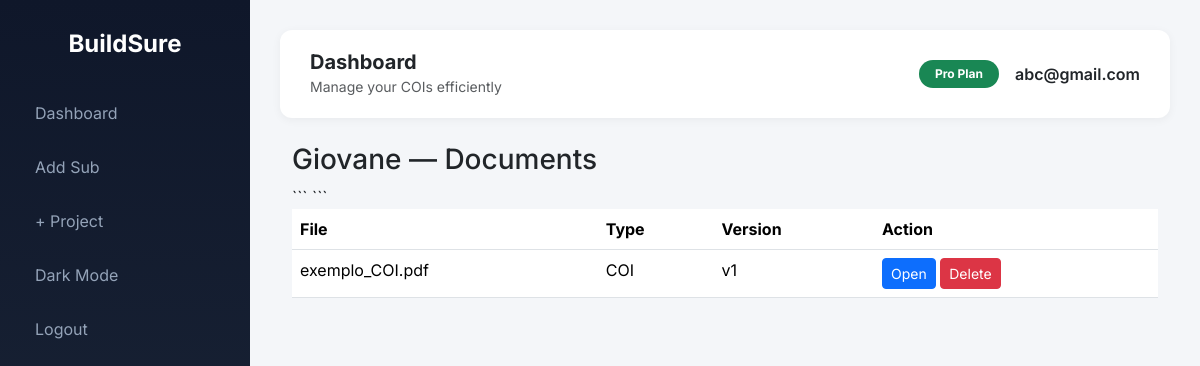
The page /sub/1/documents (signed in) on the database its author committed.
### main.py (models this page shows, shortened)
class User(UserMixin, db.Model):
    __tablename__ = "user"
    id = db.Column(db.Integer, primary_key=True)
    email = db.Column(
        db.String(120),
        unique=True,
        index=True,
        nullable=False
    )
    password_hash = db.Column(db.String(200), nullable=False)
    paid = db.Column(db.Boolean, default=False)
    timezone = db.Column(db.String(50), default="US/Eastern")
    created_at = db.Column(
        db.DateTime,
        default=datetime.utcnow
    )
    projects = db.relationship(
        "Project",
        backref="owner",
        lazy=True,
        cascade="all, delete-orphan"
    )
    subs = db.relationship(
        "Subcontractor",
        backref="owner",
        lazy=True,
        cascade="all, delete-orphan"
    )

class Subcontractor(db.Model):
    __tablename__ = "subcontractor"
    id = db.Column(db.Integer, primary_key=True)
    user_id = db.Column(
        db.Integer,
        db.ForeignKey("user.id"),
        nullable=False,
        index=True
    )
    name = db.Column(
        db.String(150),
        nullable=False
    )
    email = db.Column(
        db.String(150),
        index=True
    )
    phone = db.Column(db.String(30))
    role = db.Column(db.String(100))
    timezone = db.Column(
        db.String(50),
        default="US/Eastern"
    )
    coi_expiration = db.Column(
        db.Date,
        index=True
    )
    last_reminder_sent = db.Column(db.DateTime)
    created_at = db.Column(
        db.DateTime,
        default=datetime.utcnow
    )
    documents = db.relationship(
        "Document",
        backref="sub",
        lazy="selectin",
        cascade="all, delete-orphan"
    )

class Document(db.Model):
    __tablename__ = "document"
    id = db.Column(db.Integer, primary_key=True)
    filename = db.Column(
        db.String(255),
        nullable=False
    )
    original_name = db.Column(
        db.String(255),
        nullable=False
    )
    document_type = db.Column(
        db.String(50),
        default="Document",
        index=True
    )
    version = db.Column(
        db.Integer,
        default=1
    )
    uploaded_at = db.Column(
        db.DateTime,
        default=datetime.utcnow,
        index=True
    )
    sub_id = db.Column(
        db.Integer,
        db.ForeignKey("subcontractor.id"),
        index=True
    )
    project_id = db.Column(
        db.Integer,
        db.ForeignKey("project.id"),
        index=True
    )

### main.py (the view)
@app.route("/sub/<int:sub_id>/documents")
@login_required
def view_sub_documents(sub_id):
    sub = Subcontractor.query.filter_by(
        id=sub_id,
        user_id=current_user.id
    ).first_or_404()
    documents = (
        Document.query
        .filter_by(sub_id=sub.id)
        .order_by(Document.uploaded_at.desc())
        .all()
    )
    return render_template(
        "view_sub_documents.html",
        sub=sub,
        documents=documents
    )

### main.py (called while the page is built)
@login_manager.user_loader
def load_user(user_id):
    if not user_id:
        return None
    try:
        return db.session.get(User, int(user_id))
    except (ValueError, TypeError):
        return None

### templates/view_sub_documents.html (shortened to what this page needs)
{% extends "base.html" %}
{% block content %}
<h3>{{ sub.name }} — Documents</h3>
{% if documents %}
<table class="table">
<thead>
    <tr>
        <th>File</th>
        <th>Type</th>
        <th>Version</th>
        <th>Action</th>
    </tr>
</thead>
<tbody>
    {% for doc in documents %}
    <tr>
        <td>
            {{ doc.original_name or doc.filename }}
        </td>
        <td>
            {{ doc.document_type }}
        </td>
        <td>
            v{{ doc.version }}
        </td>
        <td>
            <a href="{{ url_for('view_document', doc_id=doc.id) }}"
               target="_blank"
               class="btn btn-sm btn-primary">
               Open
            </a>
            <form action="{{ url_for('delete_document', doc_id=doc.id) }}"
                  method="POST"
                  style="display:inline;">
                <button class="btn btn-sm btn-danger"
                        onclick="return confirm('Delete this document?')">
                    Delete
                </button>
            </form>
        </td>
    </tr>
    {% endfor %}
</tbody>
</table>
{% else %}
<p>No documents uploaded for this subcontractor.</p>
{% endif %}
{% endblock %}

### templates/base.html (shortened to what this page needs)
<!DOCTYPE html>
<html lang="en">
<head>
<link href="https://cdn.jsdelivr.net/npm/bootstrap@5.3.2/dist/css/bootstrap.min.css" rel="stylesheet">
</head>
<body>
{% if current_user.is_authenticated %}
<div class="sidebar">
<h4>BuildSure</h4>
<a href="{{ url_for('dashboard') }}">Dashboard</a> <a href="{{ url_for('add_sub') }}">Add Sub</a> <a href="{{ url_for('add_project') }}">+ Project</a>
<a href="#" id="toggleDark">Dark Mode</a>
<a href="{{ url_for('logout') }}">Logout</a>
</div>
{% endif %}
<div class="{% if current_user.is_authenticated %}main-content{% endif %}">
{% if current_user.is_authenticated %}
<div class="navbar-top d-flex justify-content-between align-items-center">
<div class="d-flex align-items-center gap-3">
<div>
<h5 class="mb-0 fw-bold">Dashboard</h5>
<small class="text-muted">Manage your COIs efficiently</small>
</div>
</div>
<div class="d-flex align-items-center gap-3">
<span class="badge bg-success rounded-pill px-3 py-2">
{{ "Pro Plan" if current_user.paid else "Free Plan" }}
</span>
<span class="fw-semibold">{{ current_user.email }}</span>
</div>
</div>
{% endif %}
<div class="position-fixed top-0 end-0 p-3" style="z-index:9999">
</div>
<div class="container-fluid">
{% block content %}{% endblock %}
</div>
</div>
</body>
</html>

### templates/base.html (style rules this page uses)
body { background-color:#f4f6f9; font-family:'Inter',sans-serif; transition:background-color .3s ease,color .3s ease; }
.sidebar { height:100vh; position:fixed; width:250px; background:linear-gradient(180deg,#0f172a,#1e293b); color:white; padding-top:30px; transition:transform .3s ease; }
.sidebar h4 { text-align:center; margin-bottom:30px; font-weight:700; }
.sidebar a { color:#94a3b8; text-decoration:none; display:block; padding:12px 20px; border-radius:10px; margin:6px 15px; transition:.2s ease; }
.main-content { margin-left:250px; padding:30px; transition:margin-left .3s ease; }
.navbar-top { background:white; padding:20px 30px; border-radius:12px; margin-bottom:25px; box-shadow:0 2px 10px rgba(0,0,0,0.05); transition:background .3s ease; }

### rows shown on the page
User: paid "Pro Plan", email "abc@gmail.com"
Subcontractor: name "Giovane"
Document: original_name "exemplo_COI.pdf", document_type "COI", version "1"
